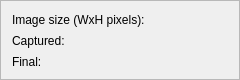
             <widget class="QFrame" name="frame">
              <property name="sizePolicy">
               <sizepolicy hsizetype="Fixed" vsizetype="Fixed">
                <horstretch>0</horstretch>
                <verstretch>0</verstretch>
               </sizepolicy>
              </property>
              <property name="minimumSize">
               <size>
                <width>240</width>
                <height>80</height>
               </size>
              </property>
              <property name="maximumSize">
               <size>
                <width>240</width>
                <height>80</height>
               </size>
              </property>
              <property name="frameShape">
               <enum>QFrame::StyledPanel</enum>
              </property>
              <property name="frameShadow">
               <enum>QFrame::Raised</enum>
              </property>
              <layout class="QVBoxLayout" name="verticalLayout_12">
               <item>
                <widget class="QLabel" name="sizeLabel">
                 <property name="sizePolicy">
                  <sizepolicy hsizetype="Fixed" vsizetype="Fixed">
                   <horstretch>0</horstretch>
                   <verstretch>0</verstretch>
                  </sizepolicy>
                 </property>
                 <property name="minimumSize">
                  <size>
                   <width>200</width>
                   <height>16</height>
                  </size>
                 </property>
                 <property name="toolTip">
                  <string notr="true"/>
                 </property>
                 <property name="statusTip">
                  <string notr="true"/>
                 </property>
                 <property name="whatsThis">
                  <string notr="true"/>
                 </property>
                 <property name="accessibleName">
                  <string notr="true"/>
                 </property>
                 <property name="accessibleDescription">
                  <string notr="true"/>
                 </property>
                 <property name="text">
                  <string notr="true">Image size (WxH pixels):</string>
                 </property>
                </widget>
               </item>
               <item>
                <widget class="QLabel" name="sizeImgCapLabel">
                 <property name="sizePolicy">
                  <sizepolicy hsizetype="Fixed" vsizetype="Fixed">
                   <horstretch>0</horstretch>
                   <verstretch>0</verstretch>
                  </sizepolicy>
                 </property>
                 <property name="minimumSize">
                  <size>
                   <width>200</width>
                   <height>16</height>
                  </size>
                 </property>
                 <property name="maximumSize">
                  <size>
                   <width>200</width>
                   <height>16</height>
                  </size>
                 </property>
                 <property name="toolTip">
                  <string notr="true">Displays the size of the image captured
by the camera taking into account the
zoom setting and the cropping made.</string>
                 </property>
                 <property name="statusTip">
                  <string notr="true"/>
                 </property>
                 <property name="whatsThis">
                  <string notr="true"/>
                 </property>
                 <property name="accessibleName">
                  <string notr="true"/>
                 </property>
                 <property name="accessibleDescription">
                  <string notr="true"/>
                 </property>
                 <property name="text">
                  <string notr="true">Captured:</string>
                 </property>
                </widget>
               </item>
               <item>
                <widget class="QLabel" name="sizeImgFinalLabel">
                 <property name="sizePolicy">
                  <sizepolicy hsizetype="Fixed" vsizetype="Fixed">
                   <horstretch>0</horstretch>
                   <verstretch>0</verstretch>
                  </sizepolicy>
                 </property>
                 <property name="minimumSize">
                  <size>
                   <width>200</width>
                   <height>16</height>
                  </size>
                 </property>
                 <property name="maximumSize">
                  <size>
                   <width>200</width>
                   <height>16</height>
                  </size>
                 </property>
                 <property name="toolTip">
                  <string notr="true">Displays the size of the final image after rescaling.
Important: the width of the resulting image must
be divisible by 2, otherwise it will not be possible
to make a video file with the captured images.</string>
                 </property>
                 <property name="statusTip">
                  <string notr="true"/>
                 </property>
                 <property name="whatsThis">
                  <string notr="true"/>
                 </property>
                 <property name="accessibleName">
                  <string notr="true"/>
                 </property>
                 <property name="accessibleDescription">
                  <string notr="true"/>
                 </property>
                 <property name="text">
                  <string notr="true">Final:</string>
                 </property>
                </widget>
               </item>
              </layout>
             </widget>
